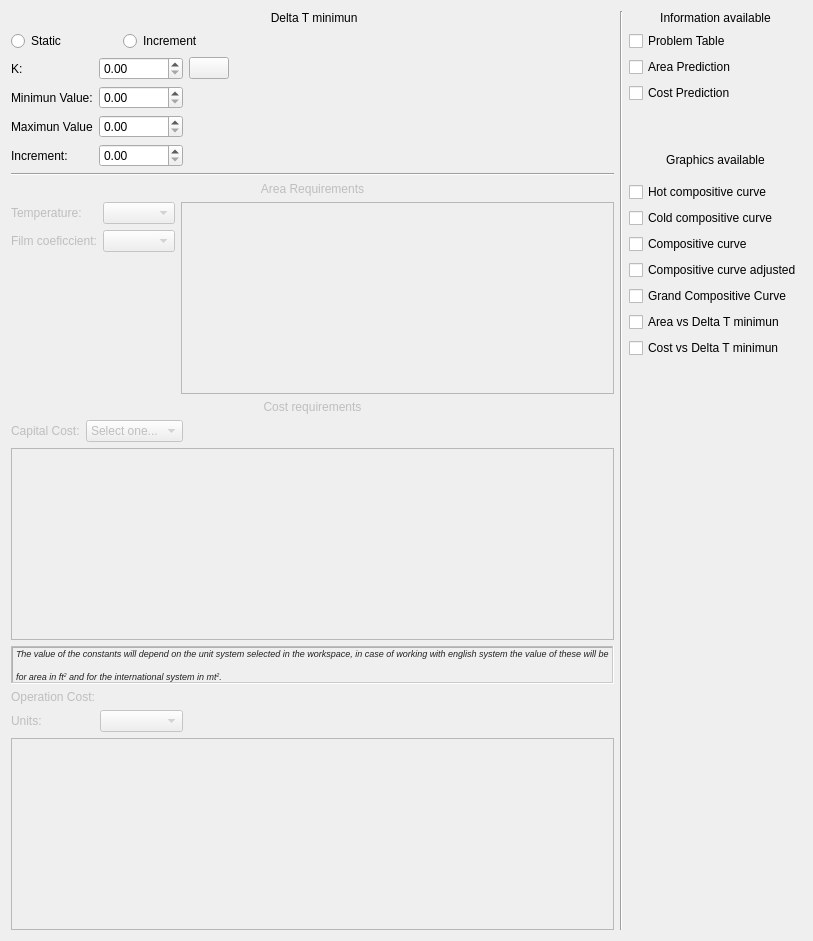
     <widget class="QWidget" name="diverse">
      <attribute name="title">
       <string>Diverse</string>
      </attribute>
      <layout class="QGridLayout" name="gridLayout_2">
       <item row="0" column="3">
        <layout class="QVBoxLayout" name="D_InfoHeader">
         <item>
          <widget class="QLabel" name="Dtext2">
           <property name="text">
            <string>Information available</string>
           </property>
           <property name="alignment">
            <set>Qt::AlignCenter</set>
           </property>
          </widget>
         </item>
        </layout>
       </item>
       <item row="6" column="0" colspan="2">
        <layout class="QGridLayout" name="gridLayout_8">
         <item row="0" column="0">
          <layout class="QGridLayout" name="D_contenido">
           <item row="0" column="2" rowspan="3">
            <widget class="QTableWidget" name="Dservices">
             <property name="enabled">
              <bool>false</bool>
             </property>
            </widget>
           </item>
           <item row="0" column="0">
            <widget class="QLabel" name="Dtext20">
             <property name="enabled">
              <bool>false</bool>
             </property>
             <property name="text">
              <string>Temperature:</string>
             </property>
            </widget>
           </item>
           <item row="0" column="1">
            <widget class="QComboBox" name="Dunits_temp">
             <property name="enabled">
              <bool>false</bool>
             </property>
            </widget>
           </item>
           <item row="1" column="1">
            <widget class="QComboBox" name="Dunits_film">
             <property name="enabled">
              <bool>false</bool>
             </property>
            </widget>
           </item>
           <item row="1" column="0">
            <widget class="QLabel" name="Dtext21">
             <property name="enabled">
              <bool>false</bool>
             </property>
             <property name="text">
              <string>Film coeficcient:</string>
             </property>
            </widget>
           </item>
          </layout>
         </item>
        </layout>
       </item>
       <item row="0" column="0" colspan="2">
        <layout class="QVBoxLayout" name="D_DeltaHeader">
         <item>
          <widget class="QLabel" name="Dtext1">
           <property name="text">
            <string> Delta T minimun</string>
           </property>
           <property name="alignment">
            <set>Qt::AlignCenter</set>
           </property>
          </widget>
         </item>
        </layout>
       </item>
       <item row="5" column="0" colspan="2">
        <layout class="QVBoxLayout" name="D_AreaHeader">
         <item>
          <widget class="QLabel" name="Dtext9">
           <property name="enabled">
            <bool>false</bool>
           </property>
           <property name="text">
            <string>Area Requirements</string>
           </property>
           <property name="alignment">
            <set>Qt::AlignCenter</set>
           </property>
          </widget>
         </item>
        </layout>
       </item>
       <item row="8" column="0" colspan="2">
        <layout class="QGridLayout" name="D_Costos">
         <item row="4" column="1" colspan="2">
          <widget class="QLabel" name="Dtext12">
           <property name="enabled">
            <bool>false</bool>
           </property>
           <property name="text">
            <string>Operation Cost:</string>
           </property>
           <property name="alignment">
            <set>Qt::AlignJustify|Qt::AlignVCenter</set>
           </property>
          </widget>
         </item>
         <item row="2" column="1" colspan="2">
          <widget class="QTableWidget" name="DtableCapital">
           <property name="enabled">
            <bool>false</bool>
           </property>
          </widget>
         </item>
         <item row="6" column="1" colspan="2">
          <widget class="QTableWidget" name="DtableOperation">
           <property name="enabled">
            <bool>false</bool>
           </property>
          </widget>
         </item>
         <item row="3" column="1" colspan="2">
          <widget class="QLabel" name="DAVISO">
           <property name="enabled">
            <bool>false</bool>
           </property>
           <property name="frameShape">
            <enum>QFrame::WinPanel</enum>
           </property>
           <property name="frameShadow">
            <enum>QFrame::Sunken</enum>
           </property>
           <property name="text">
            <string>&lt;html&gt;&lt;head/&gt;&lt;body&gt;&lt;p&gt;&lt;a name=&quot;tw-target-text&quot;/&gt;&lt;span style=&quot; font-family:'inherit'; font-size:7pt; font-style:italic; color:#212121;&quot;&gt;T&lt;/span&gt;&lt;span style=&quot; font-family:'inherit'; font-size:7pt; font-style:italic; color:#212121;&quot;&gt;he value of the constants will depend on the unit system selected in the workspace, in case of working with english system the value of these will be&lt;/span&gt;&lt;/p&gt;&lt;p align=&quot;justify&quot;&gt;&lt;span style=&quot; font-family:'inherit'; font-size:7pt; font-style:italic; color:#212121;&quot;&gt;for area in ft&lt;/span&gt;&lt;span style=&quot; font-family:'inherit'; font-size:7pt; font-style:italic; color:#212121; vertical-align:super;&quot;&gt;2&lt;/span&gt;&lt;span style=&quot; font-family:'inherit'; font-size:7pt; font-style:italic; color:#212121;&quot;&gt; and for the international system in mt&lt;/span&gt;&lt;span style=&quot; font-family:'inherit'; font-size:7pt; font-style:italic; color:#212121; vertical-align:super;&quot;&gt;2&lt;/span&gt;&lt;span style=&quot; font-family:'inherit'; font-size:7pt; font-style:italic; color:#212121;&quot;&gt;.&lt;/span&gt;&lt;/p&gt;&lt;/body&gt;&lt;/html&gt;</string>
           </property>
          </widget>
         </item>
         <item row="5" column="2">
          <spacer name="horizontalSpacer_2">
           <property name="orientation">
            <enum>Qt::Horizontal</enum>
           </property>
           <property name="sizeHint" stdset="0">
            <size>
             <width>40</width>
             <height>20</height>
            </size>
           </property>
          </spacer>
         </item>
         <item row="5" column="1">
          <layout class="QGridLayout" name="gridLayout_9">
           <item row="0" column="1">
            <widget class="QComboBox" name="Dcapital_units">
             <property name="enabled">
              <bool>false</bool>
             </property>
            </widget>
           </item>
           <item row="0" column="0">
            <widget class="QLabel" name="D_unitsoperation">
             <property name="enabled">
              <bool>false</bool>
             </property>
             <property name="text">
              <string>Units:</string>
             </property>
            </widget>
           </item>
          </layout>
         </item>
         <item row="1" column="2">
          <spacer name="horizontalSpacer_5">
           <property name="orientation">
            <enum>Qt::Horizontal</enum>
           </property>
           <property name="sizeType">
            <enum>QSizePolicy::Ignored</enum>
           </property>
           <property name="sizeHint" stdset="0">
            <size>
             <width>40</width>
             <height>20</height>
            </size>
           </property>
          </spacer>
         </item>
         <item row="1" column="1">
          <layout class="QGridLayout" name="Capitalcost_2">
           <item row="0" column="0">
            <widget class="QLabel" name="Dtext10">
             <property name="enabled">
              <bool>false</bool>
             </property>
             <property name="text">
              <string>Capital Cost:</string>
             </property>
             <property name="alignment">
              <set>Qt::AlignJustify|Qt::AlignVCenter</set>
             </property>
            </widget>
           </item>
           <item row="0" column="1">
            <widget class="QComboBox" name="DFCapcomboBox">
             <property name="enabled">
              <bool>false</bool>
             </property>
             <item>
              <property name="text">
               <string>Select one...</string>
              </property>
             </item>
             <item>
              <property name="text">
               <string>a+b*(A)^c   </string>
              </property>
             </item>
             <item>
              <property name="text">
               <string>b*(A)^c  </string>
              </property>
             </item>
            </widget>
           </item>
          </layout>
         </item>
        </layout>
       </item>
       <item row="1" column="3">
        <layout class="QGridLayout" name="D_checkboxesinfo">
         <item row="2" column="0">
          <widget class="QCheckBox" name="DCP">
           <property name="text">
            <string>Cost Prediction</string>
           </property>
          </widget>
         </item>
         <item row="1" column="0">
          <widget class="QCheckBox" name="DAP">
           <property name="text">
            <string>Area Prediction</string>
           </property>
          </widget>
         </item>
         <item row="0" column="0">
          <widget class="QCheckBox" name="DPT">
           <property name="text">
            <string>Problem Table</string>
           </property>
          </widget>
         </item>
         <item row="3" column="0">
          <spacer name="verticalSpacer_2">
           <property name="orientation">
            <enum>Qt::Vertical</enum>
           </property>
           <property name="sizeHint" stdset="0">
            <size>
             <width>20</width>
             <height>40</height>
            </size>
           </property>
          </spacer>
         </item>
        </layout>
       </item>
       <item row="7" column="0" colspan="2">
        <layout class="QVBoxLayout" name="D_CostHeader">
         <item>
          <widget class="QLabel" name="Dtext8">
           <property name="enabled">
            <bool>false</bool>
           </property>
           <property name="text">
            <string>Cost requirements</string>
           </property>
           <property name="alignment">
            <set>Qt::AlignCenter</set>
           </property>
          </widget>
         </item>
        </layout>
       </item>
       <item row="0" column="2" rowspan="9">
        <widget class="Line" name="line_4">
         <property name="orientation">
          <enum>Qt::Vertical</enum>
         </property>
        </widget>
       </item>
       <item row="2" column="3" rowspan="2">
        <layout class="QVBoxLayout" name="D_graphiHeader">
         <item>
          <widget class="QLabel" name="Dtext3">
           <property name="text">
            <string>Graphics available</string>
           </property>
           <property name="alignment">
            <set>Qt::AlignCenter</set>
           </property>
          </widget>
         </item>
        </layout>
       </item>
       <item row="4" column="0" colspan="2">
        <widget class="Line" name="line_3">
         <property name="orientation">
          <enum>Qt::Horizontal</enum>
         </property>
        </widget>
       </item>
       <item row="5" column="3" rowspan="4">
        <layout class="QGridLayout" name="D_checkboxesgrap">
         <item row="3" column="0">
          <widget class="QCheckBox" name="DCCA">
           <property name="text">
            <string>Compositive curve adjusted</string>
           </property>
          </widget>
         </item>
         <item row="0" column="0">
          <widget class="QCheckBox" name="DHCC">
           <property name="text">
            <string>Hot compositive curve</string>
           </property>
          </widget>
         </item>
         <item row="6" column="0">
          <widget class="QCheckBox" name="DCDTM">
           <property name="text">
            <string>Cost vs Delta T minimun</string>
           </property>
          </widget>
         </item>
         <item row="2" column="0">
          <widget class="QCheckBox" name="DCC">
           <property name="text">
            <string>Compositive curve</string>
           </property>
          </widget>
         </item>
         <item row="4" column="0">
          <widget class="QCheckBox" name="DGCC">
           <property name="text">
            <string>Grand Compositive Curve</string>
           </property>
          </widget>
         </item>
         <item row="5" column="0">
          <widget class="QCheckBox" name="DADTM">
           <property name="text">
            <string>Area vs Delta T minimun</string>
           </property>
          </widget>
         </item>
         <item row="1" column="0">
          <widget class="QCheckBox" name="DCCC">
           <property name="text">
            <string>Cold compositive curve</string>
           </property>
          </widget>
         </item>
         <item row="7" column="0">
          <spacer name="verticalSpacer">
           <property name="orientation">
            <enum>Qt::Vertical</enum>
           </property>
           <property name="sizeHint" stdset="0">
            <size>
             <width>20</width>
             <height>40</height>
            </size>
           </property>
          </spacer>
         </item>
        </layout>
       </item>
       <item row="1" column="0" rowspan="3" colspan="2">
        <layout class="QGridLayout" name="D_Static_Increment">
         <item row="0" column="0">
          <widget class="QRadioButton" name="DStaticradioButton">
           <property name="text">
            <string>Static </string>
           </property>
          </widget>
         </item>
         <item row="0" column="1">
          <widget class="QRadioButton" name="DIncrementradioButton">
           <property name="text">
            <string>Increment</string>
           </property>
          </widget>
         </item>
         <item row="1" column="2" rowspan="2">
          <spacer name="verticalSpacer_6">
           <property name="orientation">
            <enum>Qt::Vertical</enum>
           </property>
           <property name="sizeType">
            <enum>QSizePolicy::Ignored</enum>
           </property>
           <property name="sizeHint" stdset="0">
            <size>
             <width>20</width>
             <height>40</height>
            </size>
           </property>
          </spacer>
         </item>
         <item row="0" column="2">
          <spacer name="horizontalSpacer_6">
           <property name="orientation">
            <enum>Qt::Horizontal</enum>
           </property>
           <property name="sizeHint" stdset="0">
            <size>
             <width>40</width>
             <height>20</height>
            </size>
           </property>
          </spacer>
         </item>
         <item row="1" column="0" rowspan="2" colspan="2">
          <layout class="QGridLayout" name="gridLayout_10">
           <item row="0" column="0">
            <widget class="QLabel" name="Dtext7">
             <property name="text">
              <string>K:</string>
             </property>
             <property name="alignment">
              <set>Qt::AlignJustify|Qt::AlignVCenter</set>
             </property>
            </widget>
           </item>
           <item row="0" column="1">
            <widget class="QDoubleSpinBox" name="Dk">
             <property name="decimals">
              <number>2</number>
             </property>
             <property name="maximum">
              <double>10.000000000000000</double>
             </property>
            </widget>
           </item>
           <item row="0" column="2">
            <widget class="QPushButton" name="Dhelp">
             <property name="text">
              <string/>
             </property>
             <property name="icon">
              <iconset resource="resources.qrc">
               <normaloff>:/resources/Resources/ayuda.png</normaloff>:/resources/Resources/ayuda.png</iconset>
             </property>
            </widget>
           </item>
           <item row="2" column="1">
            <widget class="QDoubleSpinBox" name="Dmaximun">
             <property name="maximum">
              <double>999999999.990000009536743</double>
             </property>
            </widget>
           </item>
           <item row="1" column="0">
            <widget class="QLabel" name="Dtext4">
             <property name="enabled">
              <bool>true</bool>
             </property>
             <property name="text">
              <string>Minimun Value:</string>
             </property>
             <property name="alignment">
              <set>Qt::AlignLeading|Qt::AlignLeft|Qt::AlignVCenter</set>
             </property>
            </widget>
           </item>
           <item row="2" column="0">
            <widget class="QLabel" name="Dtext5">
             <property name="text">
              <string>Maximun Value</string>
             </property>
            </widget>
           </item>
           <item row="1" column="1">
            <widget class="QDoubleSpinBox" name="Dminimun">
             <property name="enabled">
              <bool>true</bool>
             </property>
             <property name="maximum">
              <double>999999999.990000009536743</double>
             </property>
            </widget>
           </item>
           <item row="3" column="0">
            <widget class="QLabel" name="Dtext6">
             <property name="text">
              <string>Increment:</string>
             </property>
            </widget>
           </item>
           <item row="3" column="1">
            <widget class="QDoubleSpinBox" name="Dincrement">
             <property name="decimals">
              <number>2</number>
             </property>
             <property name="maximum">
              <double>999999999.990000009536743</double>
             </property>
            </widget>
           </item>
          </layout>
         </item>
        </layout>
       </item>
      </layout>
     </widget>
